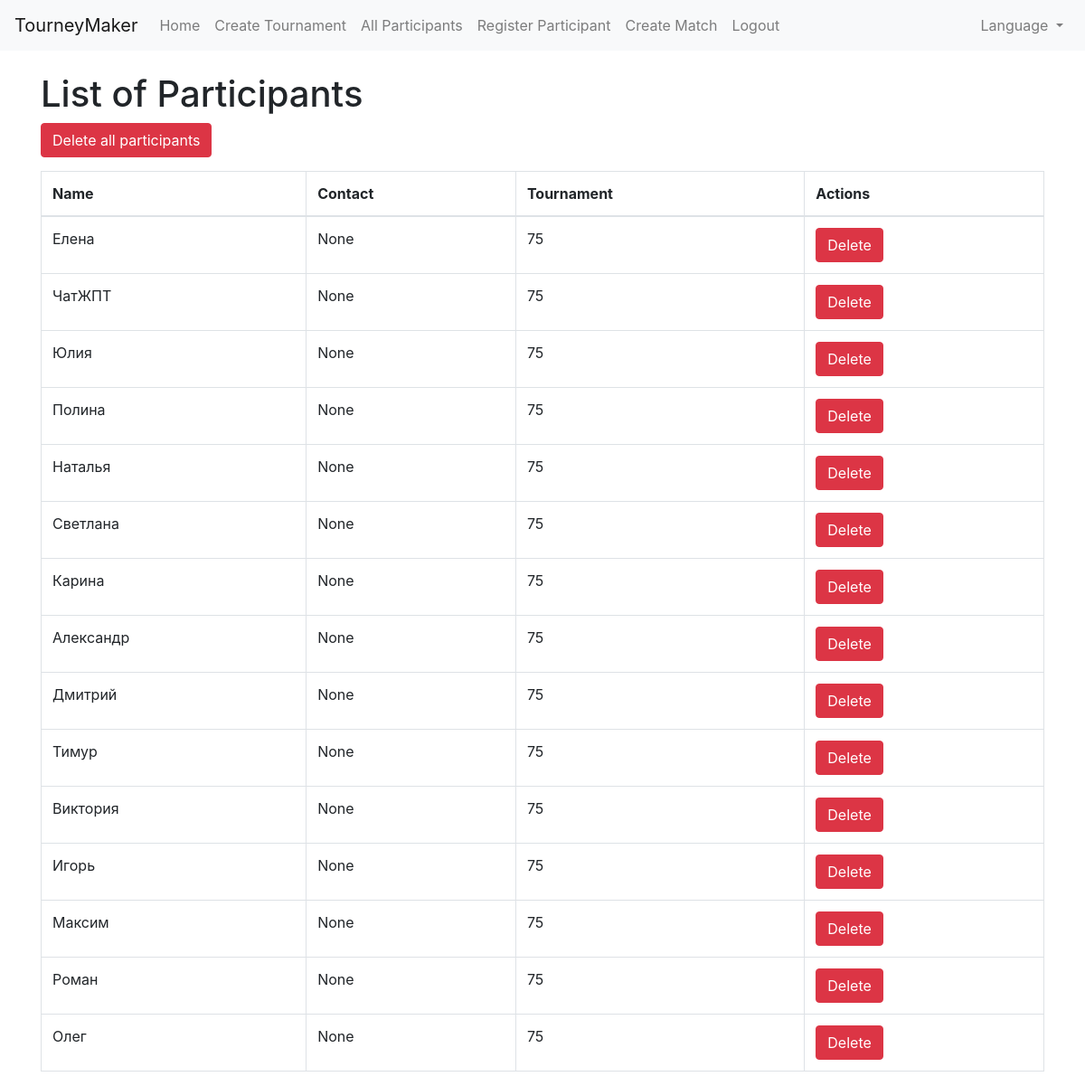
Screenshot of /participants (signed in) with the database file from the repository.
### tables this page shows
CREATE TABLE participants (
            id INTEGER PRIMARY KEY AUTOINCREMENT,
            name TEXT NOT NULL,
            contact TEXT,
            tournament_id INTEGER,
            FOREIGN KEY (tournament_id) REFERENCES tournaments (id),
            UNIQUE (name, tournament_id)
        );

### app.py (the view)
@app.route('/participants')
@login_required
def participants():
    conn = get_db_connection()
    cursor = conn.cursor()
    participants = cursor.execute('SELECT * FROM participants').fetchall()
    conn.close()
    return render_template('participants.html', participants=participants)

### app.py (called while the page is built)
def login_required(f):
    @wraps(f)
    def decorated_function(*args, **kwargs):
        if 'user_id' not in session:
            flash('Пожалуйста, войдите в систему для доступа к этой странице.', 'warning')
            return redirect(url_for('login_user'))
        return f(*args, **kwargs)
    return decorated_function

def get_locale():
    if 'lang' in session:
        return session['lang']
    return request.accept_languages.best_match(LANGUAGES.keys())

@app.context_processor
def inject_globals():
    return {
        'locale': get_locale(),
        'LANGUAGES': LANGUAGES,
        'current_language': get_locale()
    }

def get_db_connection():
    conn = sqlite3.connect(DATABASE)
    conn.row_factory = sqlite3.Row
    return conn

### templates/participants.html
{% extends 'layout.html' %}
{% block content %}
<h1>{{ gettext('List of Participants') }}</h1>
<form action="{{ url_for('delete_all_participants') }}" method="post" style="margin-bottom: 15px;">
    <button type="submit" class="btn btn-danger" onclick="return confirm('Вы уверены, что хотите удалить всех участников?')">{{ gettext('Delete all participants') }}</button>
</form>
<table class="table table-bordered">
    <thead>
        <tr>
            <th>{{ gettext('Name') }}</th>
            <th>{{ gettext('Contact') }}</th>
            <th>{{ gettext('Tournament') }}</th>
            <th>{{ gettext('Actions') }}</th>
        </tr>
    </thead>
    <tbody>
        {% for participant in participants %}
        <tr>
            <td>{{ participant.name }}</td>
            <td>{{ participant.contact }}</td>
            <td>{{ participant.tournament_id }}</td>
            <td>
                <form action="{{ url_for('delete_participant', participant_id=participant.id) }}" method="post" style="display:inline;">
                    <button type="submit" class="btn btn-danger" onclick="return confirm('Вы уверены, что хотите удалить этого участника?')">{{ gettext('Delete') }}</button>
                </form>
            </td>
        </tr>
        {% endfor %}
    </tbody>
</table>
{% endblock %}

### templates/layout.html (shortened to what this page needs)
<!doctype html>
<html lang="{{ locale }}">
<head>
    <link rel="stylesheet" href="https://stackpath.bootstrapcdn.com/bootstrap/4.5.2/css/bootstrap.min.css">
</head>
<body>
<nav class="navbar navbar-expand-lg navbar-light bg-light">
    <a class="navbar-brand" href="{{ url_for('index') }}">{{ gettext('TourneyMaker') }}</a>
    <div class="collapse navbar-collapse">
        <ul class="navbar-nav mr-auto">
            {% if 'user_id' in session %}
                <li class="nav-item"><a class="nav-link" href="{{ url_for('index') }}">{{ gettext('Home') }}</a></li>
                <li class="nav-item"><a class="nav-link" href="{{ url_for('create_tournament') }}">{{ gettext('Create Tournament') }}</a></li>
                <li class="nav-item"><a class="nav-link" href="{{ url_for('participants') }}">{{ gettext('All Participants') }}</a></li>
                <li class="nav-item"><a class="nav-link" href="{{ url_for('register') }}">{{ gettext('Register Participant') }}</a></li>
                <li class="nav-item"><a class="nav-link" href="{{ url_for('create_match') }}">{{ gettext('Create Match') }}</a></li>
            {% endif %}
            {% if 'user_id' in session %}
                <li class="nav-item"><a class="nav-link" href="{{ url_for('logout_user') }}">{{ gettext('Logout') }}</a></li>
            {% endif %}
        </ul>
        <ul class="navbar-nav ml-auto">
            <li class="nav-item dropdown">
                <a class="nav-link dropdown-toggle" href="#" id="languageDropdown" role="button" data-toggle="dropdown" aria-haspopup="true" aria-expanded="false">
                    {{ _('Language') }}
                </a>
            </li>
        </ul>
    </div>
</nav>
<div class="container mt-4">
    {% block content %}{% endblock %}
</div>
</body>
</html>

### rows the page displays
participants: name "Елена", contact "None", tournament_id "75", gettext "Delete"
participants: name "ЧатЖПТ", contact "None", tournament_id "75", gettext "Delete"
participants: name "Юлия", contact "None", tournament_id "75", gettext "Delete"
participants: name "Полина", contact "None", tournament_id "75", gettext "Delete"
participants: name "Наталья", contact "None", tournament_id "75", gettext "Delete"
participants: name "Светлана", contact "None", tournament_id "75", gettext "Delete"
participants: name "Карина", contact "None", tournament_id "75", gettext "Delete"
participants: name "Александр", contact "None", tournament_id "75", gettext "Delete"
participants: name "Дмитрий", contact "None", tournament_id "75", gettext "Delete"
participants: name "Тимур", contact "None", tournament_id "75", gettext "Delete"
participants: name "Виктория", contact "None", tournament_id "75", gettext "Delete"
participants: name "Игорь", contact "None", tournament_id "75", gettext "Delete"
participants: name "Максим", contact "None", tournament_id "75", gettext "Delete"
participants: name "Роман", contact "None", tournament_id "75", gettext "Delete"
participants: name "Олег", contact "None", tournament_id "75", gettext "Delete"

### other values shown
{{ gettext('TourneyMaker') }} "TourneyMaker"
{{ gettext('Home') }} "Home"
{{ gettext('Create Tournament') }} "Create Tournament"
{{ gettext('All Participants') }} "All Participants"
{{ gettext('Register Participant') }} "Register Participant"
{{ gettext('Create Match') }} "Create Match"
{{ gettext('Logout') }} "Logout"
{{ gettext('List of Participants') }} "List of Participants"
{{ gettext('Delete all participants') }} "Delete all participants"
{{ gettext('Name') }} "Name"
{{ gettext('Contact') }} "Contact"
{{ gettext('Tournament') }} "Tournament"
{{ gettext('Actions') }} "Actions"
